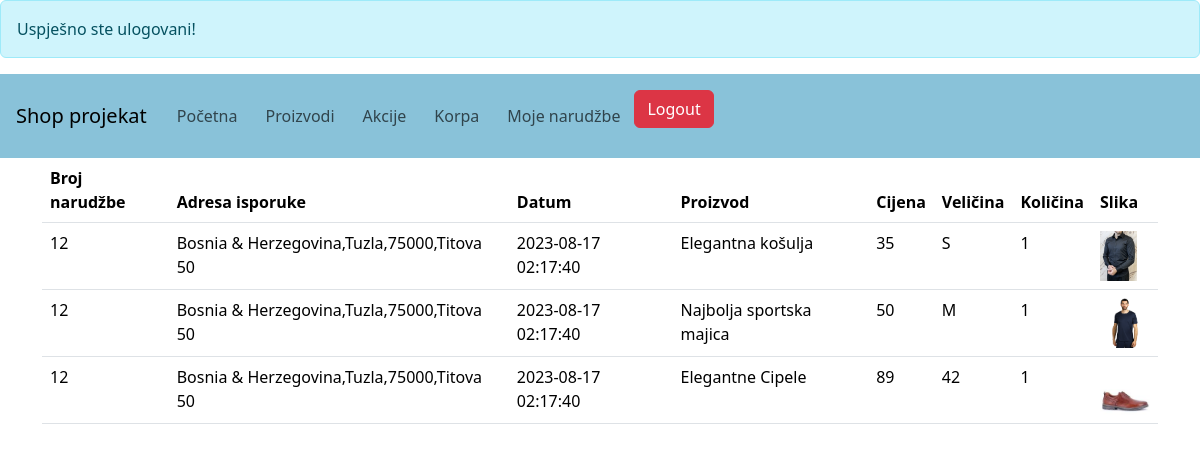
Screenshot of /orders.php (signed in) with the database file from the repository.
### tables this page shows
CREATE TABLE `order_items` (
  `order_items_id` int(11) NOT NULL,
  `order_id` int(11) NOT NULL,
  `product_id` int(11) NOT NULL,
  `quantity` int(10) NOT NULL
);

CREATE TABLE `orders` (
  `order_id` int(11) NOT NULL,
  `user_id` int(11) NOT NULL,
  `delivery_address` varchar(255) NOT NULL,
  `created_at` datetime NOT NULL DEFAULT current_timestamp()
);

CREATE TABLE `products` (
  `product_id` int(11) NOT NULL,
  `name` varchar(255) NOT NULL,
  `price` varchar(255) NOT NULL,
  `size` varchar(255) NOT NULL,
  `image` varchar(255) NOT NULL,
  `created_at` datetime NOT NULL DEFAULT current_timestamp()
);

### app/classes/Cart.php (called while the page is built, shortened)
<?php
class Cart
{
    public function __construct(){
        global $conn;
        $this->conn = $conn;
    }
}

### app/classes/Order.php (called while the page is built, shortened)
<?php
require_once "Cart.php";
class Order extends Cart
{
    public function get_orders(){
        $user_id = $_SESSION['user_id'];
        $sql =("SELECT
        orders.order_id,
        orders.delivery_address,
        orders.created_at,
        order_items.quantity,
        products.name,
        products.price,
        products.size,
        products.image
        FROM orders
        INNER JOIN order_items ON orders.order_id = order_items.order_id
        INNER JOIN products ON order_items.product_id = products.product_id
        WHERE orders.user_id = ?
        ");
        $stmt = $this->conn->prepare($sql);
        $stmt->bind_param("i", $user_id);
        $stmt->execute();
        $res = $stmt->get_result();
        return $res->fetch_all(MYSQLI_ASSOC);
    }
}

### orders.php (the view, shortened to what this page needs)
<?php
require_once "inc/header.php";
require_once "app/classes/Order.php";
require_once "app/classes/Cart.php";
$order = new Order();
$orders = $order->get_orders();
?>
<table class="table">
    <thead>
    <tr>
        <th scope="col">Broj narudžbe</th>
        <th scope="col">Adresa isporuke</th>
        <th scope="col">Datum</th>
        <th scope="col">Proizvod</th>
        <th scope="col">Cijena</th>
        <th scope="col">Veličina</th>
        <th scope="col">Količina</th>
        <th scope="col">Slika</th>
    </tr>
    </thead>
    <tbody>
    <?php foreach ($orders as $order) : ?>
        <tr>
            <td><?php echo $order['order_id']; ?></td>
            <td><?php echo $order['delivery_address']; ?></td>
            <td><?php echo $order['created_at']; ?></td>
            <td><?php echo $order['name']; ?></td>
            <td><?php echo $order['price']; ?></td>
            <td><?php echo $order['size']; ?></td>
            <td><?php echo $order['quantity']; ?></td>
            <td><img src="public/images/<?php echo $order['image']; ?>" alt="Product Image" style="height: 50px;"></td>
        </tr>
    <?php endforeach; ?>
    </tbody>
</table>
<?php require_once "inc/footer.php"; ?>

### public/css/style.css (style rules this page uses)
:root { --prussian-blue: #012a4aff; --indigo-dye: #013a63ff; --indigo-dye-2: #01497cff; --indigo-dye-3: #014f86ff; --ucla-blue: #2a6f97ff; --cerulean: #2c7da0ff; --air-force-blue: #468fafff; --air-superiority-blue: #61a5c2ff; --sky-blue: #89c2d9ff; --light-blue: #a9d6e5ff; --orange: #ff9f1aff; }
body { font-family: Arial, sans-serif; margin: 0; padding: 0; background-color: var(--prussian-blue); color: white; }

### rows the page displays
order_items: order.order_id "12", order.delivery_address "Bosnia & Herzegovina,Tuzla,75000,Titova 50", order.created_at "2023-08-17 02:17:40", product.name "Elegantna košulja", product.price "35", product.size "S", quantity "1", product.image (picture)
order_items: order.order_id "12", order.delivery_address "Bosnia & Herzegovina,Tuzla,75000,Titova 50", order.created_at "2023-08-17 02:17:40", product.name "Najbolja sportska majica", product.price "50", product.size "M", quantity "1", product.image (picture)
order_items: order.order_id "12", order.delivery_address "Bosnia & Herzegovina,Tuzla,75000,Titova 50", order.created_at "2023-08-17 02:17:40", product.name "Elegantne Cipele", product.price "89", product.size "42", quantity "1", product.image (picture)

### other values shown
$_SESSION['servermsg'] "Uspješno ste ulogovani!"
